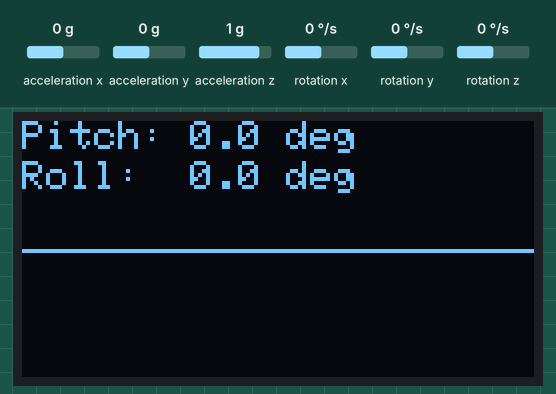
This sketch was run on a simulated Raspberry Pi Pico. Shown: 128×64 one-colour display. Inputs (shaded band) come from the test bench; at power-on: acceleration x 0 g, acceleration y 0 g, acceleration z 1 g, rotation x 0 °/s, rotation y 0 °/s, rotation z 0 °/s.

Above: at 1.2 s.
1.3 s: acceleration x set to -1.4 g
At 2.5 s:
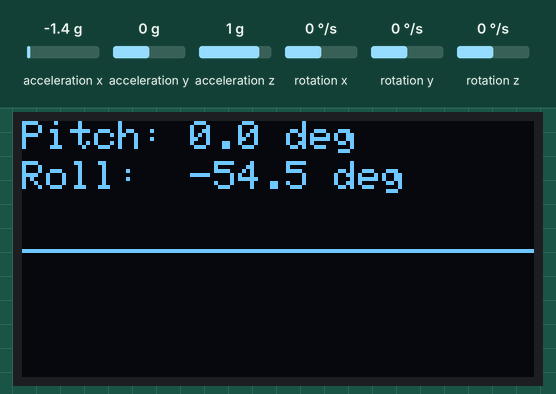
2.8 s: acceleration y set to -1.4 g
At 4.0 s:
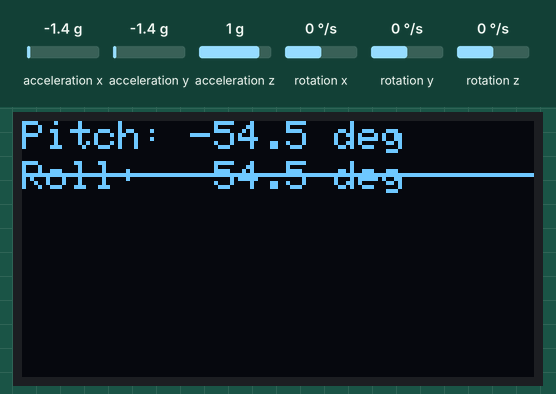
4.3 s: acceleration z set to -1.4 g
At 5.2 s:
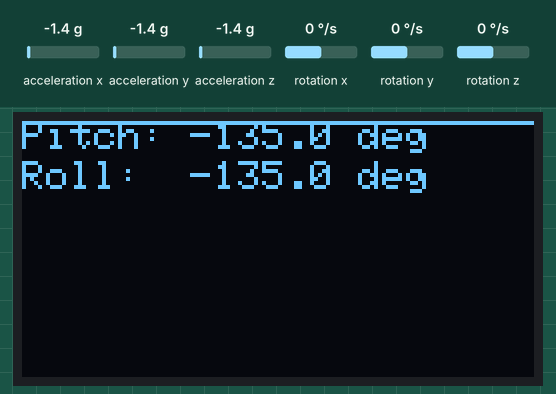
5.8 s: acceleration x set to -0.8 g
At 6.4 s:
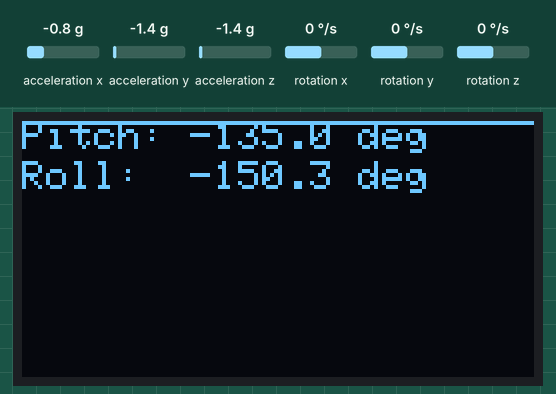
Timing chart, 0 to 8.3 s (numbered marks = the images above; inputs shaded):
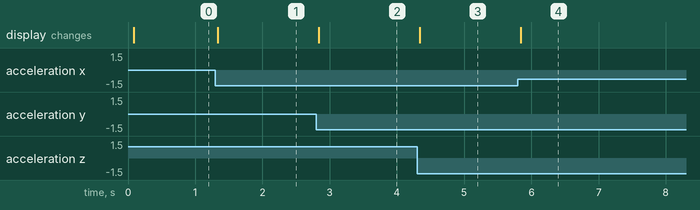

Measured:
- after the input at 1.3 s, the display: changes at once (image 1)
- after the input at 2.8 s, the display: changes at once (image 2)
- after the input at 4.3 s, the display: changes at once (image 3)
- after the input at 5.8 s, the display: changes at once (image 4)

The sketch:

display_oled_328.ino
```cpp
// snippet: display_oled_328
// tags: oled, ssd1306, mpu6050, pitch, roll, display, i2c, imu, adafruit_gfx
// not-tags: Adafruit_MPU6050, lsm6ds3, nano_33_iot
// boards: avr, esp32, megaavr, nano33iot, romi32u4, rp2040
// library: Adafruit_GFX, Adafruit_SSD1306, MPU6050 (jrowberg i2cdevlib)
// description: Read pitch and roll from MPU6050 (jrowberg) and display with horizon line on SSD1306 OLED at 20 Hz.
//   MPU6050 API: mpu.getMotion6(&ax,&ay,&az,&gx,&gy,&gz) — raw int16_t. atan2 ratio is scale-independent.
//   NOT Adafruit_MPU6050 — use MPU6050.h (jrowberg). getMotion6 is the only correct read call.
// prompts: MPU6050 OLED display pitch roll, horizon line SSD1306 MPU6050, tilt display, IMU OLED 20Hz, pitch roll display
// verified: compile-only
// source: kd-generated (id 328)
// exact-include: Wire.h, Adafruit_GFX.h, Adafruit_SSD1306.h, MPU6050.h

#include <Wire.h>
#include <Adafruit_GFX.h>
#include <Adafruit_SSD1306.h>
#include <MPU6050.h>

#define SCREEN_WIDTH 128
#define SCREEN_HEIGHT 64
#define OLED_RESET -1

Adafruit_SSD1306 display(SCREEN_WIDTH, SCREEN_HEIGHT, &Wire, OLED_RESET);
MPU6050 mpu;
int16_t ax, ay, az, gx, gy, gz;
unsigned long prevMs = 0;

void setup() {
  Serial.begin(9600);
  Wire.begin();
  mpu.initialize();  // MPU6050: returns void - check connection with testConnection(), not if(!initialize())
  if (!mpu.testConnection()) { Serial.println("MPU6050 not found"); while (1); }
  if (!display.begin(SSD1306_SWITCHCAPVCC, 0x3C)) { Serial.println("SSD1306 failed"); for (;;); }
  display.clearDisplay();  // SSD1306: clear the framebuffer (push with display())
  display.display();  // SSD1306: push the framebuffer to the screen
}

void loop() {
  unsigned long now = millis();
  if (now - prevMs < 50) return;  // 20 Hz
  prevMs = now;

  mpu.getMotion6(&ax, &ay, &az, &gx, &gy, &gz);  // MPU6050: 6 int16_t* args (ax,ay,az,gx,gy,gz); Wire.begin() required (lib won't call it)
  float pitch = atan2((float)ay, (float)az) * 180.0 / PI;
  float roll  = atan2((float)ax, (float)az) * 180.0 / PI;

  display.clearDisplay();  // SSD1306: clear the framebuffer (push with display())
  display.setTextSize(1);
  display.setTextColor(SSD1306_WHITE);
  display.setCursor(0, 0);
  display.print("Pitch: "); display.print(pitch, 1); display.println(" deg");
  display.setCursor(0, 10);
  display.print("Roll:  "); display.print(roll, 1);  display.println(" deg");

  int horizonY = SCREEN_HEIGHT / 2 + (int)(pitch * (SCREEN_HEIGHT / 2) / 90.0);
  horizonY = constrain(horizonY, 0, SCREEN_HEIGHT - 1);
  display.drawLine(0, horizonY, SCREEN_WIDTH - 1, horizonY, SSD1306_WHITE);
  display.display();  // SSD1306: push the framebuffer to the screen
}
```
